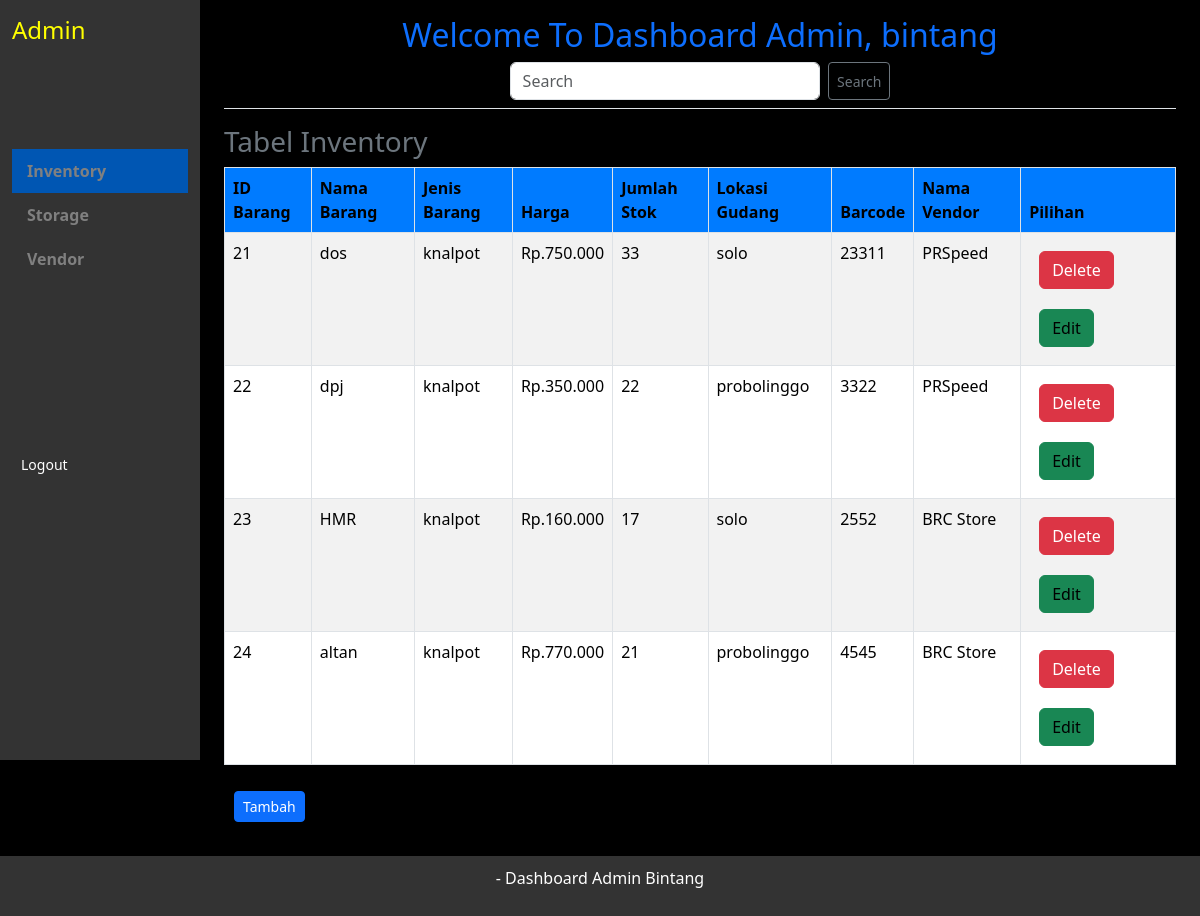
Screenshot of /Admin/index.php with the database file from the repository.
### tables this page shows
CREATE TABLE `inventory` (
  `id_brg` int(255) NOT NULL,
  `nama_brg` varchar(255) DEFAULT NULL,
  `jenis_brg` varchar(255) DEFAULT NULL,
  `harga` varchar(255) DEFAULT NULL,
  `jml_stok` int(255) DEFAULT NULL,
  `id_gudang` int(50) DEFAULT NULL,
  `barcode` int(255) DEFAULT NULL,
  `id_vendor` int(255) DEFAULT NULL
);

CREATE TABLE `storage` (
  `id_gudang` int(255) NOT NULL,
  `nama_gudang` varchar(255) DEFAULT NULL,
  `lokasi_gudang` varchar(255) DEFAULT NULL
);

CREATE TABLE `vendor` (
  `id_vendor` int(11) NOT NULL,
  `nama_vendor` varchar(255) DEFAULT NULL,
  `kontak` int(12) DEFAULT NULL,
  `nama_brgg` varchar(255) DEFAULT NULL
);

### Admin/index.php (the view, shortened to what this page needs)
<?php
$kon = mysqli_connect("localhost", "root", "", "stok");
$adminQuery = "SELECT username FROM admin WHERE id = 1";
$adminResult = mysqli_query($kon, $adminQuery);
$adminRow = mysqli_fetch_assoc($adminResult);
$adminName = $adminRow['username'] ?? 'admin';
?>
<!DOCTYPE html>
<html lang="en">
<head>
    <link href="../aset/bootstrap.min.css" rel="stylesheet">
</head>
<body>
    <div class="container-fluid">
        <div class="row">
            <nav id="sidebarMenu" class="col-md-3 col-lg-2 d-md-block sidebar">
                <div class="position-sticky pt-3">
                    <h4>Admin</h4>
                    <br>
                    <br>
                    <br>
                    <br>
                    <ul class="nav flex-column">
                        <li class="nav-item">
                            <a class="nav-link active" aria-current="page" href="#inventory" data-bs-toggle="tab">
                                Inventory
                            </a>
                        </li>
                        <li class="nav-item">
                            <a class="nav-link" href="#storage" data-bs-toggle="tab">
                                Storage
                            </a>
                        </li>
                        <li class="nav-item">
                            <a class="nav-link" href="#vendor" data-bs-toggle="tab">
                                Vendor
                            </a>
                        </li>
                        <li class="nav-item mt-4">
                            <br>
                            <br>
                            <br>
                            <br>
                            <br>
                            <br>
                            <button class='btn btn-sm btn-outline'>
                            <a style="text-decoration: none;" class='text-white' href="../logout.php">Logout</a>
                            </button>
                        </li>
                    </ul>
                </div>
            </nav>
            <main class="col-md-9 ms-sm-auto col-lg-10 px-md-4">
            <div class="text-center pt-3 pb-2 mb-3 border-bottom">
    <h1 class="h2 text-primary">Welcome To Dashboard Admin, <?php echo htmlspecialchars($adminName); ?></h1>
    <form method="get" class="search-form d-inline-flex justify-content-center">
        <input type="text" class="form-control me-2" name="search" placeholder="Search" value="<?php echo isset($_GET['search']) ? htmlspecialchars($_GET['search']) : ''; ?>">
        <button class="btn btn-sm btn-outline-secondary" type="submit">Search</button>
    </form>
</div>
                <div class="tab-content">
                    <div class="tab-pane fade show active" id="inventory">
                        <h3 class="text-secondary">Tabel Inventory</h3>
                        <table class="table table-striped table-hover table-bordered">
                            <thead>
                                <tr>
                                    <th>ID Barang</th>
                                    <th>Nama Barang</th>
                                    <th>Jenis Barang</th>
                                    <th>Harga</th>
                                    <th>Jumlah Stok</th>
                                    <th>Lokasi Gudang</th>
                                    <th>Barcode</th>
                                    <th>Nama Vendor</th>
                                    <th>Pilihan</th>
                                </tr>
                            </thead>
                            <tbody>
                                <?php
                                $search = isset($_GET['search']) ? mysqli_real_escape_string($kon, $_GET['search']) : '';
                                $qry = "SELECT * FROM inventory
                                        INNER JOIN vendor ON inventory.id_vendor = vendor.id_vendor
                                        INNER JOIN storage ON inventory.id_gudang = storage.id_gudang
                                        WHERE inventory.nama_brg LIKE '%$search%' OR
                                              inventory.jenis_brg LIKE '%$search%' OR
                                              vendor.nama_vendor LIKE '%$search%'";
                                $hsl = mysqli_query($kon, $qry);
                                while ($dt = mysqli_fetch_assoc($hsl)) {
                                    $rowClass = ($dt['jml_stok'] <= 0) ? 'table-danger' : '';
                                    echo "<tr class='$rowClass'>";
                                    echo "<td>{$dt['id_brg']}</td>";
                                    echo "<td>{$dt['nama_brg']}</td>";
                                    echo "<td>{$dt['jenis_brg']}</td>";
                                    echo "<td>{$dt['harga']}</td>";
                                    echo "<td>{$dt['jml_stok']}</td>";
                                    echo "<td>{$dt['lokasi_gudang']}</td>";
                                    echo "<td>{$dt['barcode']}</td>";
                                    echo "<td>{$dt['nama_vendor']}</td>";
                                    echo "<td>
                                    <button class='btn btn-danger'><a style='text-decoration: none;' class='text-white' href='hapus_inventory.php?id={$dt['id_brg']}' onclick='return confirm(\"Yakin ?\")'>Delete</a></button>
                                    <button class='btn btn-success'><a style='text-decoration: none;' href='edit_inventory.php?id={$dt['id_brg']}' class='text-black'>Edit</a></button>
                                </td>";
                                    echo "</tr>";
                                }
                                ?>
                            </tbody>
                        </table>
                        <button class="btn btn-sm btn-primary" type="button"><a style="text-decoration: none;" class='text-white' href="tambah_inventory.php">Tambah</a></button>
                    </div>
                </div>
            </main>
        </div>
    </div>
    <footer class="text-center mt-4">
        <div class="container">
            <p>  - Dashboard Admin Bintang</p>
        </div>
    </footer>
</body>
</html>

### Admin/index.php (style rules this page uses)
body { background-color: #000; }
.sidebar { background-color: #333; color: yellow; height: 95vh; }
.nav-link { color: grey; font-weight: bold; padding: 10px 15px; }
.nav-link.active { background-color: #0056b3; }
.table thead th { background-color: #007bff; color: black; }
.btn-primary, .btn-success, .btn-danger { margin: 10px; }
footer { background-color: #333; color: white; padding: 10px 0; }
.search-form { width: 40%; }

### rows the page displays
inventory: id_brg "21", nama_brg "dos", jenis_brg "knalpot", harga "Rp.750.000", jml_stok "33", id_gudang.lokasi_gudang "solo", barcode "23311", id_vendor.nama_vendor "PRSpeed"
inventory: id_brg "22", nama_brg "dpj", jenis_brg "knalpot", harga "Rp.350.000", jml_stok "22", id_gudang.lokasi_gudang "probolinggo", barcode "3322", id_vendor.nama_vendor "PRSpeed"
inventory: id_brg "23", nama_brg "HMR", jenis_brg "knalpot", harga "Rp.160.000", jml_stok "17", id_gudang.lokasi_gudang "solo", barcode "2552", id_vendor.nama_vendor "BRC Store"
inventory: id_brg "24", nama_brg "altan", jenis_brg "knalpot", harga "Rp.770.000", jml_stok "21", id_gudang.lokasi_gudang "probolinggo", barcode "4545", id_vendor.nama_vendor "BRC Store"

### other values shown
$adminName "bintang"
